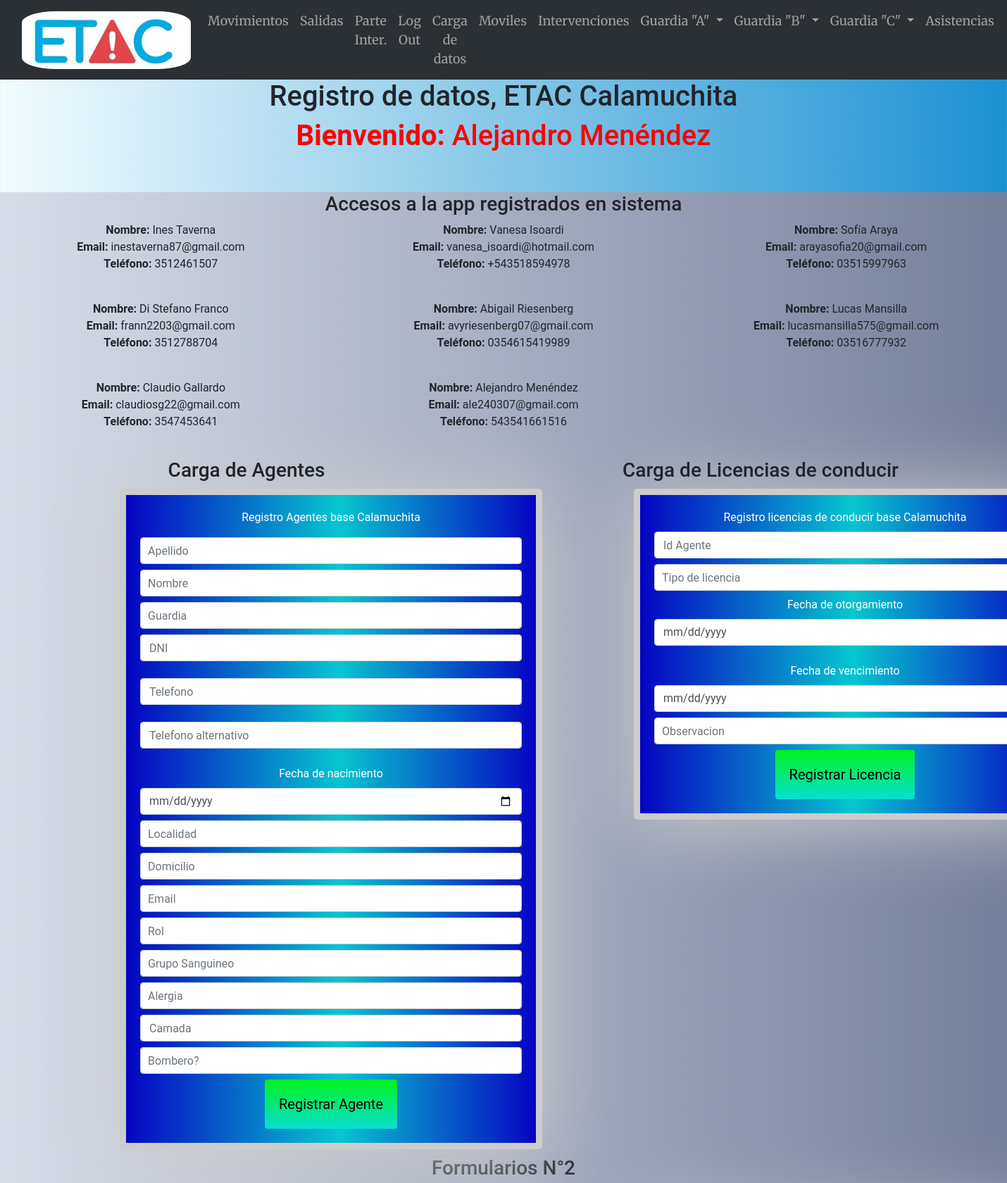
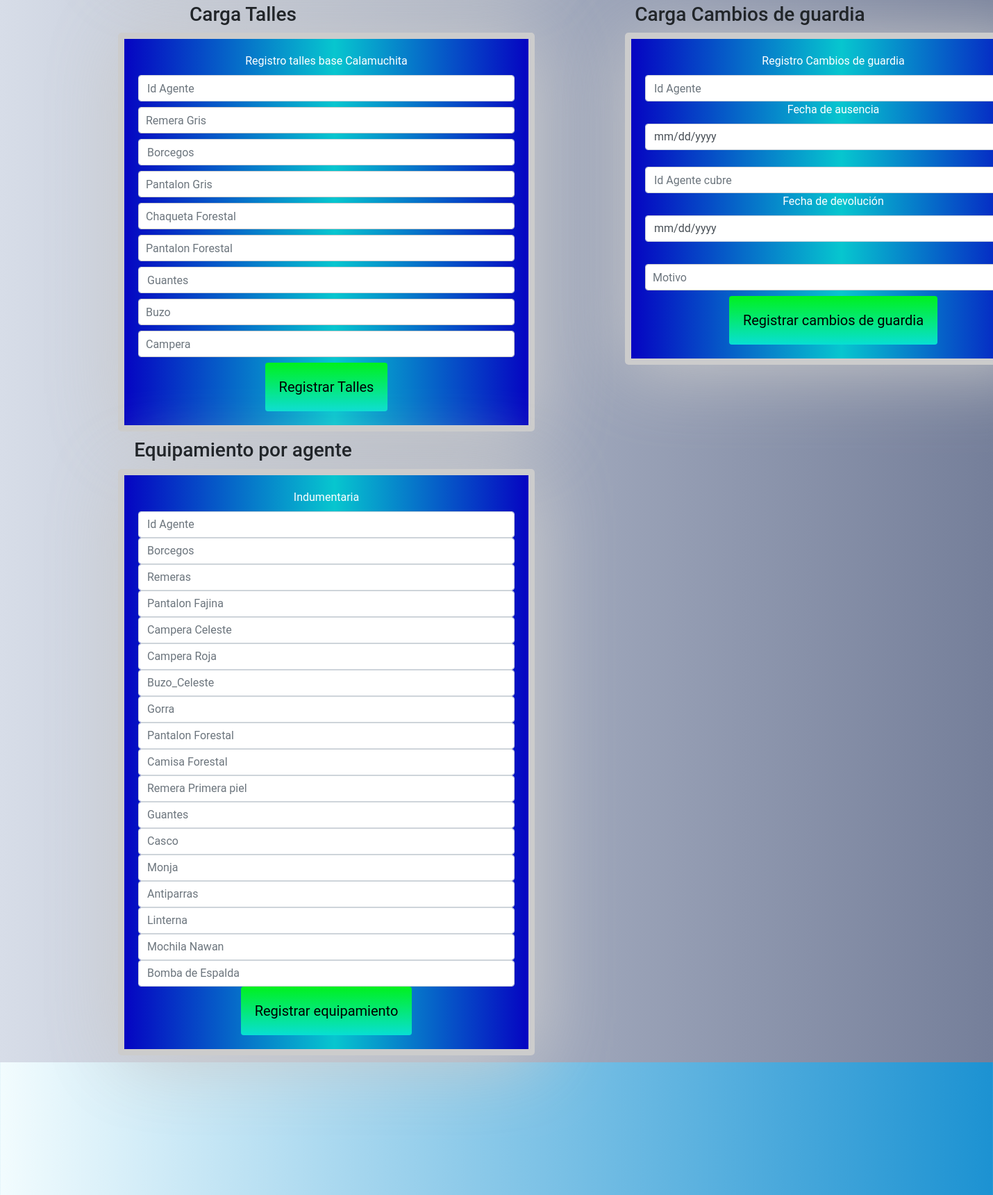
Screenshot of /secrets (signed in, upper part) with the database file from the repository (2 pictures, top to bottom).
### main.py (models this page shows)
    class User(UserMixin, db.Model):
        id = db.Column(db.Integer, primary_key=True)
        email = db.Column(db.String(100), unique=True)
        password = db.Column(db.String(100))
        name = db.Column(db.String(1000))
        telefono = db.Column(db.String(15))

### main.py (the view, shortened to what this page needs)
@app.route('/secrets', methods=["GET", "POST"])
@login_required
def secrets():
    ultimos3_usuarios = User.query.order_by(User.id.desc()).all()
    print(current_user.name)
    return render_template("secrets.html", name=current_user, last_three_users=ultimos3_usuarios)

### main.py (called while the page is built)
@login_manager.user_loader
def load_user(user_id):
    return User.query.get(int(user_id))

### templates/secrets.html (shortened to what this page needs)
{% extends "base.html" %}
{% block content %}
<h1 class="text-center">Registro de datos, ETAC Calamuchita</h1>
{% if name %}
      <h1 class="usuario_online"><strong>Bienvenido:</strong> {{ name.name }}</h1> <br>
  <br>
  {% endif %}
<div class="usuarios_registrados">
  <h3 class="text-center">Accesos a la app registrados en sistema</h3>
  {% if last_three_users %}
  <div class="row">
    {% for user in last_three_users %}
    <div class="col-4">
      <ul class="list-unstyled">
    <li>
      <strong>Nombre:</strong> {{ user.name }} <br>
      <strong>Email:</strong> {{ user.email }}<br>
      <strong>Teléfono:</strong> {{ user.telefono }}<br><br>
    </li>
        </ul>
    </div>
    {% endfor %}
  </div>
  {% else %}
  <p class="text-center">No hay usuarios registrados.</p>
  {% endif %}
  <section class="formularios">
    <div class="row">
      <div class="col-lg-6 col-md-12">
        <h3 class="text-center">Carga de Agentes</h3>
        <form class="form_ins" action="{{ url_for('secrets') }}" method="post" enctype="multipart/form-data">
          <label style="color:white">Registro Agentes base Calamuchita</label>
          <input type="text" class="form-control" name="apellido" placeholder="Apellido" required="required" />
          <input type="text" class="form-control" name="nombre" placeholder="Nombre" required="required" />
          <input type="text" class="form-control" name="guardia" placeholder="Guardia" required="required" pattern="[A-C]" title="Solo se permiten valores A, B o C" />
          <input type="number" class="form-control" name="dni" placeholder="DNI" required="required" /><br>
          <input type="number" class="form-control" name="telefono" placeholder="Telefono" required="required" /><br>
          <input type="number" class="form-control" name="telefono_alter" placeholder="Telefono alternativo" required="required" /><br>
          <label style="color:white">Fecha de nacimiento</label>
          <input type="date" class="form-control" name="nacimiento" placeholder="Nacimiento" required="required" />
          <input type="text" class="form-control" name="localidad" placeholder="Localidad" required="required" />
          <input type="text" class="form-control" name="domicilio" placeholder="Domicilio" required="required" />
          <input type="email" class="form-control" name="email" placeholder="Email" required="required" />
          <input type="text" class="form-control" name="rol" placeholder="Rol" required="required" />
          <input type="text" class="form-control" name="grupo_sanguineo" placeholder="Grupo Sanguineo" required="required" />
          <input type="text" class="form-control" name="alergia" placeholder="Alergia" required="required" />
          <input type="number" class="form-control" name="camada" placeholder="Camada" required="required" />
          <input type="text" class="form-control" name="bombero" placeholder="Bombero?" required="required" />
          <button type="submit" name="registrar_agente" class="btn btn-primary btn-lg">Registrar Agente</button>
        </form>
      </div>
      <div class="col-lg-6 col-md-12">
        <h3 class="text-center">Carga de Licencias de conducir</h3>
        <form class="form_ins" action="{{ url_for('secrets') }}" method="post" enctype="multipart/form-data">
          <label style="color:white">Registro licencias de conducir base Calamuchita</label>
          <input type="number" class="form-control" name="id_agente" placeholder="Id Agente" required="required" />
          <input type="text" class="form-control" name="tipo" placeholder="Tipo de licencia" required="required" />
          <label style="color:white">Fecha de otorgamiento</label>
          <input type="date" class="form-control" name="fecha_otor" placeholder="Fecha Otorgamiento" required="required" /> <br>
          <label style="color:white">Fecha de vencimiento</label>
          <input type="date" class="form-control" name="fecha_venc" placeholder="Fecha Vencimiento" required="required" />
          <input type="text" class="form-control" name="observacion" placeholder="Observacion" />
          <button type="submit" name="registrar_carnet" class="btn btn-primary btn-lg">Registrar Licencia</button>
        </form>
      </div>
<div class="divisor_form">
  <h3>Formularios N°2</h3>
</div>
      <div class="col-lg-6 col-md-12">
        <h3 class="text-center">Carga Talles</h3>
        <form class="form_ins" action="{{ url_for('secrets') }}" method="post" enctype="multipart/form-data">
          <label style="color:white">Registro talles base Calamuchita</label>
          <input type="number" class="form-control" name="id_agente" placeholder="Id Agente" required="required" />
          <input type="text" class="form-control" name="remera_gris" placeholder="Remera Gris" required="required" pattern="^(S|M|L|XL|2XL|3XL|4XL|5XL)$" title="Solo se permiten valores S|M|L|XL|2XL|3XL|4XL|5XL"/>
          <input type="number" class="form-control" name="borcegos" placeholder="Borcegos" required="required" />
          <input type="text" class="form-control" name="pantalon_gris" placeholder="Pantalon Gris" required="required" pattern="^(S|M|L|XL|2XL|3XL|4XL|5XL)$" title="Solo se permiten valores S|M|L|XL|2XL|3XL|4XL|5XL" />
          <input type="text" class="form-control" name="chaqueta_forestal" placeholder="Chaqueta Forestal" pattern="^(S|M|L|XL|2XL|3XL|4XL|5XL)$" title="Solo se permiten valores S|M|L|XL|2XL|3XL|4XL|5XL"/>
          <input type="text" class="form-control" name="pantalon_forestal" placeholder="Pantalon Forestal" pattern="^(S|M|L|XL|2XL|3XL|4XL|5XL)$" title="Solo se permiten valores S|M|L|XL|2XL|3XL|4XL|5XL"/>
          <input type="number" class="form-control" name="guantes" placeholder="Guantes" />
          <input type="text" class="form-control" name="buzo" placeholder="Buzo" pattern="^(S|M|L|XL|2XL|3XL|4XL|5XL)$" title="Solo se permiten valores S|M|L|XL|2XL|3XL|4XL|5XL"/>
          <input type="text" class="form-control" name="campera" placeholder="Campera" pattern="^(S|M|L|XL|2XL|3XL|4XL|5XL)$" title="Solo se permiten valores S|M|L|XL|2XL|3XL|4XL|5XL" />
          <button type="submit" name="registrar_talles" class="btn btn-primary btn-lg">Registrar Talles</button>
        </form>
      </div>
      <div class="col-lg-6 col-md-12">
        <h3 class="text-center">Carga Cambios de guardia</h3>
        <form class="form_ins" action="{{ url_for('secrets') }}" method="post" enctype="multipart/form-data">
          <label style="color:white">Registro Cambios de guardia</label>
          <input type="number" class="form-control" name="id_agente" placeholder="Id Agente" required="required" />
          <label style="color:white">Fecha de ausencia</label>
          <input type="date" class="form-control" name="fecha_ausencia" placeholder="Fecha ausencia" required="required" /> <br>
          <input type="number" class="form-control" name="id_agente_cubre" placeholder="Id Agente cubre" required="required" />
          <label style="color:white">Fecha de devolución</label>
          <input type="date" class="form-control" name="fecha_devolucion" placeholder="Fecha devolucion" required="required" /> <br>
          <input type="text" class="form-control" name="motivo" placeholder="Motivo" />
          <button type="submit" name="cambiosguardia" class="btn btn-primary btn-lg">Registrar cambios de guardia</button>
        </form>
      </div>
      <div class="col-lg-6 col-md-12">
        <h3 class="text-center">Equipamiento por agente</h3>
        <form class="form_ins" action="{{ url_for('secrets') }}" method="post" enctype="multipart/form-data">
          <label style="color:white">Indumentaria</label>
          <input type="number" class="form-control" name="id_agente" placeholder="Id Agente" required="required" />
          <input type="number" class="form-control" name="borcegos" placeholder="Borcegos" required="required" />
          <input type="number" class="form-control" name="remera_gris" placeholder="Remeras" required="required" />
          <input type="number" class="form-control" name="pantalon_fajina" placeholder="Pantalon Fajina" required="required" />
          <input type="number" class="form-control" name="campera_celeste" placeholder="Campera Celeste" required="required" />
          <input type="number" class="form-control" name="campera_roja" placeholder="Campera Roja" required="required" />
          <input type="number" class="form-control" name="buzo_celeste" placeholder="Buzo_Celeste" required="required" />
          <input type="number" class="form-control" name="gorra" placeholder="Gorra" required="required" />
          <input type="number" class="form-control" name="pantalon_forestal" placeholder="Pantalon Forestal" required="required" />
          <input type="number" class="form-control" name="camisa_forestal" placeholder="Camisa Forestal" required="required" />
          <input type="number" class="form-control" name="remera_primerapiel" placeholder="Remera Primera piel" required="required" />
          <input type="number" class="form-control" name="guantes" placeholder="Guantes" required="required" />
          <input type="number" class="form-control" name="casco" placeholder="Casco" required="required" />
          <input type="number" class="form-control" name="monja" placeholder="Monja" required="required" />
          <input type="number" class="form-control" name="antiparras" placeholder="Antiparras" required="required" />
          <input type="number" class="form-control" name="linterna" placeholder="Linterna" required="required" />
          <input type="number" class="form-control" name="mochila_nawan" placeholder="Mochila Nawan" required="required" />
          <input type="number" class="form-control" name="bomba_espalda" placeholder="Bomba de Espalda" required="required" />
          <button type="submit" name="equipamiento" class="btn btn-primary btn-lg">Registrar equipamiento</button>
        </form>
      </div>
    </div>
  </section>
</div>
{% endblock %}

### static/style.css (style rules this page uses)
body { background: #1c92d2; background: -webkit-linear-gradient(to right, #f2fcfe, #1c92d2); background: linear-gradient(to right, #f2fcfe, #1c92d2); text-align:center; font-family:"Roboto"; }
.usuario_online { color:red; }
form { background: rgb(5,4,194); background: linear-gradient(90deg, rgba(5,4,194,1) 0%, rgba(7,198,207,1) 52%, rgba(5,4,194,1) 100%); margin:10px 170px; border: 9px solid #ccc; padding: 20px; width: 600px; border-radius: 5px; box-shadow: 3px 6px 110px #ccc; }
input[type=text], input[type=email], textarea { width: 100%; padding: 10px; margin: 8px 0; border: 1px solid #ccc; border-radius: 4px; box-sizing: border-box; }
button[type=submit] { background: rgb(8,223,211); background: linear-gradient(0deg, rgba(8,223,211,1) 0%, rgba(0,241,29,1) 100%); color: black; padding: 20px 20px; border: none; border-radius: 4px; cursor: pointer; }
.usuarios_registrados { background: #757F9A; background: -webkit-linear-gradient(to right, #D7DDE8, #757F9A); background: linear-gradient(to right, #D7DDE8, #757F9A); }

### rows the page displays
User: name "Alejandro Menéndez", email "ale240307@gmail.com", telefono "543541661516"
User: name "Ines Taverna", email "inestaverna87@gmail.com", telefono "3512461507"
User: name "Vanesa Isoardi", email "vanesa_isoardi@hotmail.com", telefono "+543518594978"
User: name "Sofía Araya", email "arayasofia20@gmail.com", telefono "03515997963"
User: name "Di Stefano Franco", email "frann2203@gmail.com", telefono "3512788704"
User: name "Abigail Riesenberg", email "avyriesenberg07@gmail.com", telefono "0354615419989"
User: name "Lucas Mansilla", email "lucasmansilla575@gmail.com", telefono "03516777932"
User: name "Claudio Gallardo", email "claudiosg22@gmail.com", telefono "3547453641"
